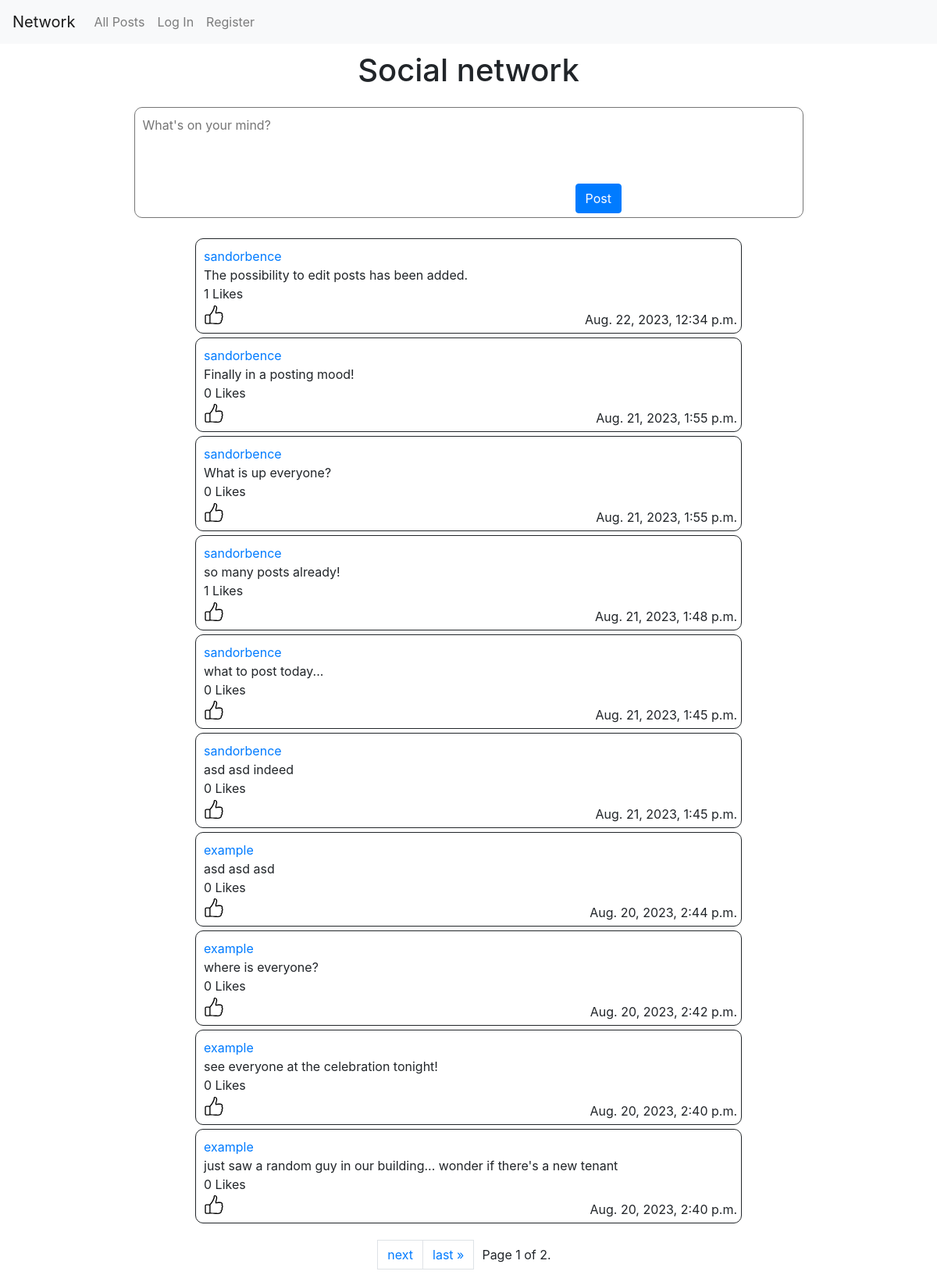
The app's page /, older data.
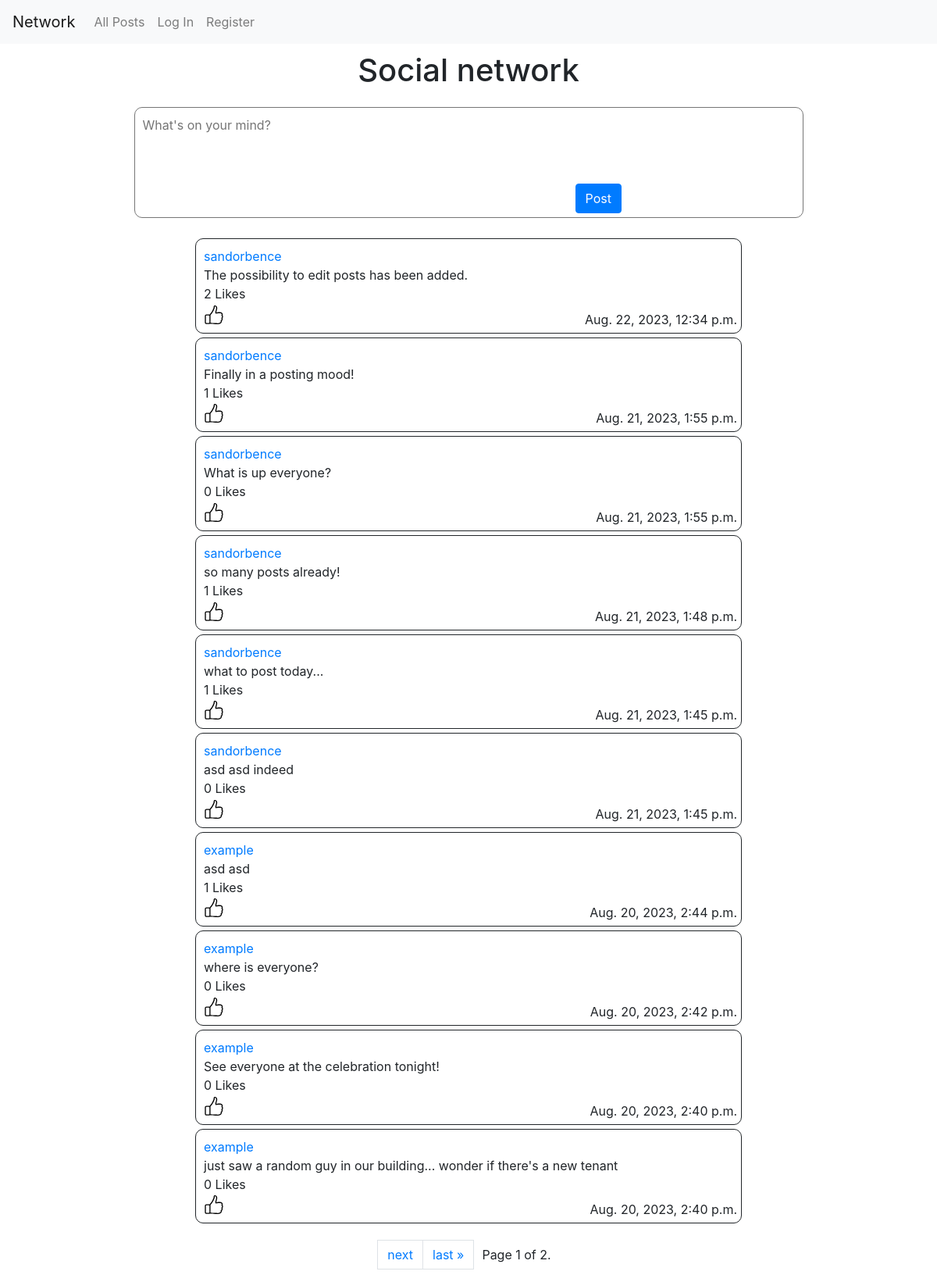
The same page, newer data.
### network/models.py (models this page shows, shortened)
class Post(models.Model):
    user = models.ForeignKey(
        User, on_delete=models.CASCADE, related_name="posts")
    text = models.CharField(max_length=500)
    date = models.DateTimeField(auto_now_add=True)
    likes = models.ManyToManyField(User, related_name="liked_posts")

class User(AbstractUser):
    followers = models.ManyToManyField(
        "self", symmetrical=False, related_name="following")

### network/views.py (the view, shortened to what this page needs)
# urls.py: path("", views.index, name="index"),
def index(request):
    posts = Post.objects.order_by("-date").all()
    paginator = Paginator(posts, 10)
    page_number = request.GET.get("page")
    page_obj = paginator.get_page(page_number)
    return render(request, "network/index.html", {
        "page_obj": page_obj,
        "liked_posts": request.user.liked_posts.all() if request.user.is_authenticated else None
    })

### network/templates/network/index.html (shortened to what this page needs)
{% extends "network/layout.html" %}
{% load static %}
{% block body %}
<div class="title">
    <h1>Social network</h1>
</div>
<div id="new-post-container">
    <div>
        <form action="" method="post">
            <textarea name="text" cols="80" rows="5" placeholder="What's on your mind?"></textarea>
            <button class="btn btn-primary" type="submit">Post</button>
        </form>
    </div>
</div>
{% include 'network/posts.html' %}
{% endblock %}

### network/templates/network/posts.html (shortened to what this page needs)
{% load static %}
<div id="posts-container">
    <ul>
        {% for post in page_obj %}
        <li>
            <div class="post-container" id="{{ post.id }}">
                <div class>
                    <a href="{% url 'user_profile' post.user.username %}">{{ post.user }}</a>
                </div>
                <div class="post-text">{{ post.text }}</div>
                <div class="post-date">{{ post.date }}</div>
                <div>
                    <span class="likes">{{ post.likes.count }}</span> Likes
                </div>
                <button class="btn btn-like">
                </button>
            </div>
        </li>
        {% endfor %}
    </ul>
</div>
<div class="pagination-container">
    <ul class="pagination">
        {% if page_obj.has_next %}
        <a class="page-link" href="?page={{ page_obj.next_page_number }}">next</a>
        <a class="page-link" href="?page={{ page_obj.paginator.num_pages }}">last
            &raquo;</a>
        {% endif %}
        <span class="current">
            Page {{ page_obj.number }} of {{ page_obj.paginator.num_pages }}.
        </span>
    </ul>
</div>

Row changes from the older to the newer data that the page shows:
computed for Post "The possibility to edit posts has been added.": likes.count "1" → "2"
computed for Post "Finally in a posting mood!": likes.count "0" → "1"
computed for Post "what to post today...": likes.count "0" → "1"
changed Post: text "asd asd asd" → "asd asd"; likes.count "0" → "1"
changed Post: text "see everyone at the celebration tonight!" → "See everyone at the celebration tonight!"
